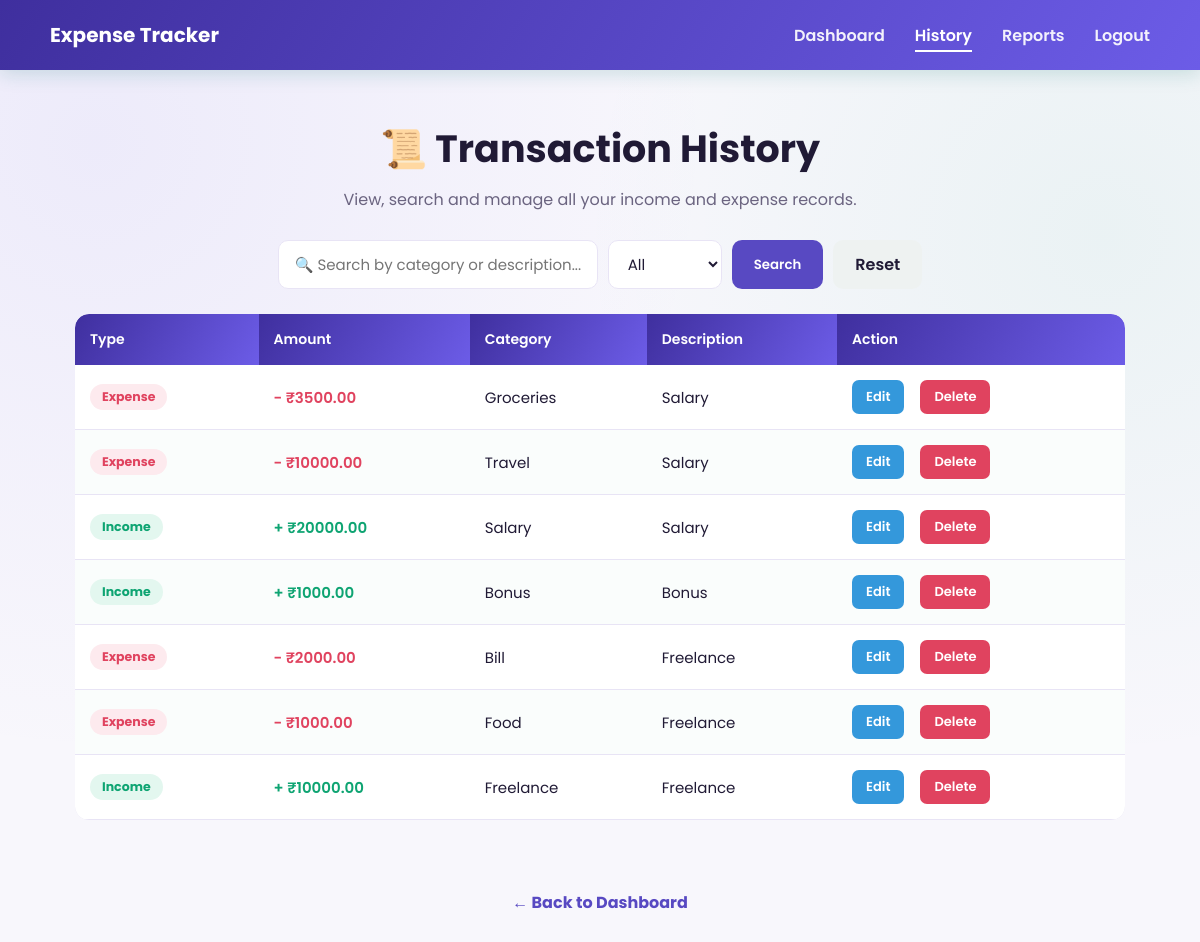
/transaction_history (signed in), run on the app's committed database.
### tables this page shows
CREATE TABLE transactions(
    id INTEGER PRIMARY KEY AUTOINCREMENT,
    user_id INTEGER,
    type TEXT NOT NULL,
    amount REAL NOT NULL,
    category TEXT NOT NULL,
    description TEXT, date TEXT,
    FOREIGN KEY(user_id) REFERENCES users(id)
);

### app.py (the view)
@app.route("/transaction_history")
@login_required
def transaction_history():
    search = request.args.get("search", "")
    transaction_type = request.args.get("type", "all")
    conn = get_db()
    cursor = conn.cursor()
    query = "SELECT id, type, amount, category, description, date FROM transactions WHERE user_id=?"
    params = [session["user_id"]]
    if search:
        query += " AND (category LIKE ? OR description LIKE ?)"
        params.extend([f"%{search}%", f"%{search}%"])
    if transaction_type != "all":
        query += " AND type = ?"
        params.append(transaction_type)
    query += " ORDER BY date DESC, id DESC"
    cursor.execute(query, params)
    transactions = cursor.fetchall()
    conn.close()
    return render_template(
        "transaction_history.html",
        transactions=transactions
    )

### app.py (called while the page is built)
def get_db():
    conn = sqlite3.connect(DB_NAME)
    conn.row_factory = sqlite3.Row
    return conn

def login_required(view_func):
    @wraps(view_func)
    def wrapped(*args, **kwargs):
        if "user_id" not in session:
            flash("Please log in to continue.")
            return redirect(url_for("login"))
        return view_func(*args, **kwargs)
    return wrapped

@app.context_processor
def inject_user():
    return {"current_user_name": session.get("user_name")}

### templates/transaction_history.html (shortened to what this page needs)
<!DOCTYPE html>
<html lang="en">
<head>
    <link rel="stylesheet"
          href="{{ url_for('static', filename='css/style.css') }}">
</head>
<body>
<nav>
    <h2>Expense Tracker</h2>
    <ul>
        <li><a href="{{ url_for('dashboard') }}">Dashboard</a></li>
        <li><a href="{{ url_for('transaction_history') }}" class="active">History</a></li>
        <li><a href="{{ url_for('reports') }}">Reports</a></li>
        <li><a href="{{ url_for('logout') }}">Logout</a></li>
    </ul>
</nav>
<section class="history-section">
    <h1>📜 Transaction History</h1>
    <p>View, search and manage all your income and expense records.</p>
    <form method="GET" action="{{ url_for('transaction_history') }}" class="search-form">
        <input
            type="text"
            name="search"
            placeholder="🔍 Search by category or description..."
            value="{{ request.args.get('search', '') }}">
        <select name="type" class="filter-select">
            <option value="all" {% if request.args.get('type', 'all') == 'all' %}selected{% endif %}>
                All
            </option>
        </select>
        <button type="submit" class="search-btn">
            Search
        </button>
        <a href="{{ url_for('transaction_history') }}" class="reset-btn">
            Reset
        </a>
    </form>
    <div class="table-wrap">
        {% if transactions %}
        <table class="history-table">
            <thead>
                <tr>
                    <th>Type</th>
                    <th>Amount</th>
                    <th>Category</th>
                    <th>Description</th>
                    <th>Action</th>
                </tr>
            </thead>
            <tbody>
                {% for transaction in transactions %}
                <tr>
                    <td>
                        <span class="type-badge {{ 'income' if transaction[1]=='Income' else 'expense' }}">
                            {{ transaction[1] }}
                        </span>
                    </td>
                    <td class="amount-cell {{ 'income' if transaction[1]=='Income' else 'expense' }}">
                        {{ '+' if transaction[1]=='Income' else '−' }} ₹{{ "%.2f"|format(transaction[2]) }}
                    </td>
                    <td>{{ transaction[3] }}</td>
                    <td>{{ transaction[4] or '—' }}</td>
                    <td>
                        <div class="row-actions">
                            <a href="{{ url_for('edit_transaction', transaction_id=transaction[0]) }}" class="edit-btn">Edit</a>
                            <a href="#" class="delete-btn" onclick="confirmDelete('{{ url_for('delete_transaction', transaction_id=transaction[0]) }}')">
                                Delete
                            </a>
                        </div>
                    </td>
                </tr>
                {% endfor %}
            </tbody>
        </table>
        {% else %}
        <div class="empty-state">No transactions match your search — try a different filter or add a new entry.</div>
        {% endif %}
    </div>
</section>
<div class="back-dashboard">
    <a href="{{ url_for('dashboard') }}" class="back-btn">
        ← Back to Dashboard
    </a>
</div>
</body>
</html>

### static/css/style.css (style rules this page uses)
:root { --brand: #6C5CE7; --brand-dark: #5849C2; --brand-deep: #3F2F9E; --ink: #201A35; --muted: #6B6480; --bg: #F8F7FC; --card: #FFFFFF; --border: #E8E4F5; --income: #0EA472; --income-soft: #E3F7EF; --expense: #E0435F; --expense-soft: #FDEAEE; --radius: 14px; --shadow-sm: 0 4px 14px rgba(63, 47, 158, 0.07); --shadow-md: 0 10px 28px rgba(63, 47, 158, 0.12); --shadow-lg: 0 18px 44px rgba(63, 47, 158, 0.16); --font: 'Poppins', 'Segoe UI', Arial, sans-serif; }
* { margin:0; padding:0; box-sizing:border-box; font-family: var(--font); }
html { scroll-behavior: smooth; }
body { background: var(--bg); color: var(--ink); -webkit-font-smoothing: antialiased; animation: page-in 0.35s ease both; }
a { color: inherit; }
nav { min-height: 70px; background: linear-gradient(120deg, var(--brand-deep), var(--brand)); display: flex; align-items: center; justify-content: space-between; padding: 14px 50px; position: sticky; top: 0; z-index: 100; box-shadow: 0 4px 18px rgba(15, 118, 110, 0.18); }
nav h2 { color: white; font-size: 20px; font-weight: 700; }
nav ul { display: flex; align-items: center; gap: 30px; list-style: none; }
nav ul li a { text-decoration: none; color: white; font-weight: 600; opacity: 0.92; padding-bottom: 3px; border-bottom: 2px solid transparent; transition: opacity 0.2s ease, border-color 0.2s ease; }
nav ul li a:hover, nav ul li a.active { opacity: 1; border-color: white; }
.back-btn { display:inline-block; text-align:center; margin-top:20px; text-decoration:none; color: var(--brand-dark); font-weight:700; transition: color 0.2s ease; }
.history-section { width:92%; max-width:1050px; margin:50px auto; text-align:center; }
.history-section h1 { font-size:38px; margin-bottom:10px; color: var(--ink); }
.history-section p { color: var(--muted); margin-bottom:28px; }
.history-table { width:100%; border-collapse:collapse; background: var(--card); border-radius: var(--radius); overflow:hidden; box-shadow: var(--shadow-md); }
.history-table th { background: linear-gradient(120deg, var(--brand-deep), var(--brand)); color:white; padding:15px; font-size:14px; text-align: left; font-weight: 600; }
.history-table td { padding:15px; border-bottom:1px solid var(--border); font-size: 15px; text-align: left; }
.history-table tbody tr { transition: background 0.15s ease; }
.history-table tbody tr:nth-child(even) { background: #fafdfc; }
.type-badge { display:inline-block; padding: 4px 12px; border-radius: 999px; font-size: 12.5px; font-weight: 700; }
.type-badge.income { background: var(--income-soft); color: var(--income); }
.type-badge.expense { background: var(--expense-soft); color: var(--expense); }
.edit-btn { background-color: #3498db; color: white; padding: 7px 14px; text-decoration: none; border-radius: 7px; margin-right: 8px; font-weight: 600; font-size: 13px; display: inline-block; transition: 0.2s ease; }
.delete-btn { background: var(--expense); color: white; padding: 7px 14px; text-decoration: none; border-radius: 7px; font-weight: 600; font-size: 13px; display: inline-block; transition: 0.2s ease; }
.back-dashboard { text-align: center; margin: 34px 0; }
.search-form { display:flex; justify-content:center; gap:10px; margin:25px 0; flex-wrap: wrap; }
.search-form input { width:320px; max-width: 100%; padding:12px 16px; border:1.5px solid var(--border); border-radius:10px; font-size:15px; background: white; transition: border-color 0.2s ease; }
.search-btn { background: var(--brand-dark); color:white; border:none; padding:12px 22px; border-radius:10px; cursor:pointer; font-weight:600; transition: background 0.2s ease, transform 0.2s ease; }
.reset-btn { background:#eef2f1; color: var(--ink); text-decoration:none; padding:12px 22px; border-radius:10px; font-weight:600; transition: background 0.2s ease; }
.filter-select { padding: 12px 15px; border: 1.5px solid var(--border); border-radius: 10px; font-size: 15px; background: white; color: var(--ink); cursor: pointer; outline: none; transition: border-color 0.2s ease; }
body { background: radial-gradient(circle at 8% 15%, rgba(108, 92, 231, 0.08), transparent 45%), radial-gradient(circle at 92% 25%, rgba(14, 164, 114, 0.06), transparent 40%), var(--bg); }
.table-wrap { border-radius: var(--radius); overflow: hidden; }
.amount-cell { font-variant-numeric: tabular-nums; font-weight: 600; }
.amount-cell.income { color: var(--income); }
.amount-cell.expense { color: var(--expense); }
.row-actions { display: flex; gap: 8px; }

### data on the page
transactions: type "−", amount "3500.00"
transactions: type "−", amount "10000.00"
transactions: type "+", amount "20000.00"
transactions: type "+", amount "1000.00"
transactions: type "−", amount "2000.00"
transactions: type "−", amount "1000.00"
transactions: type "+", amount "10000.00"
